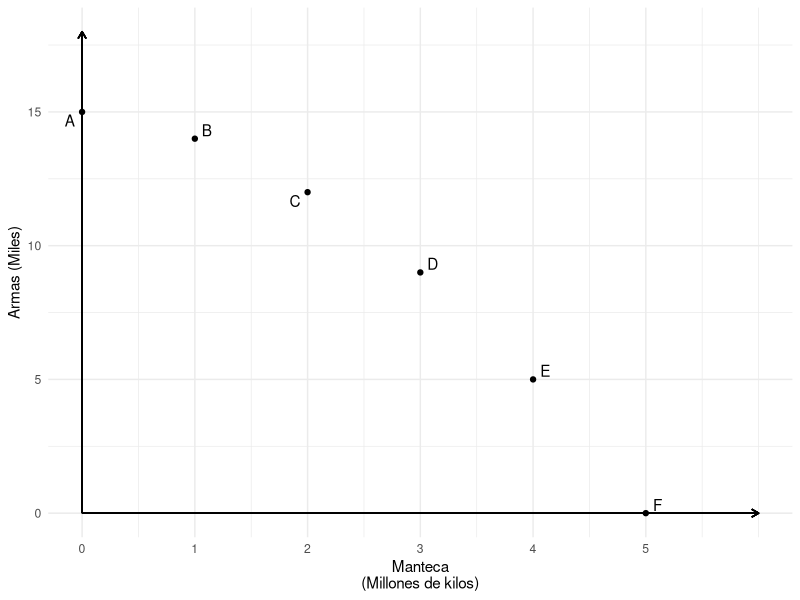
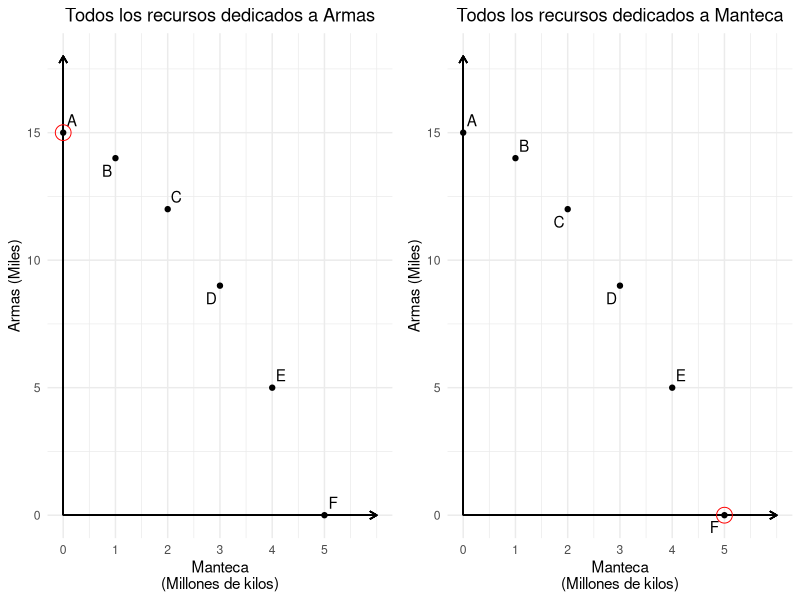
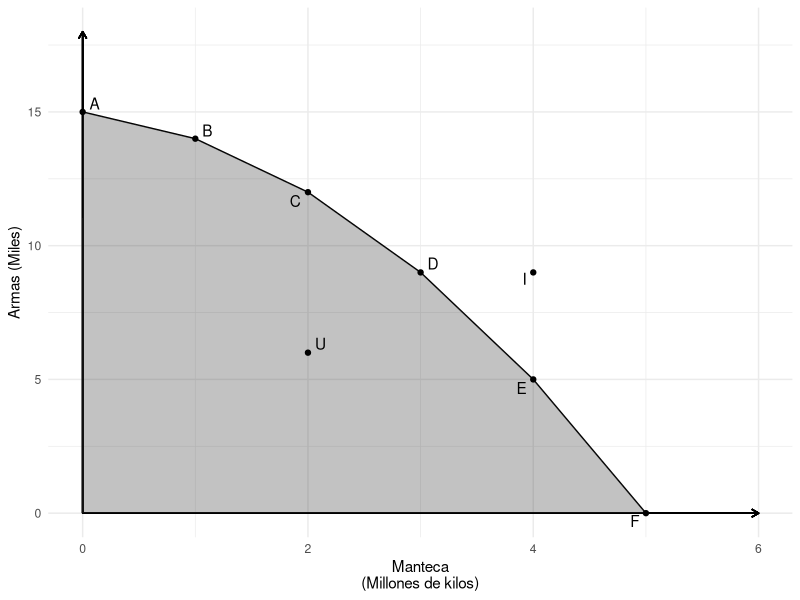
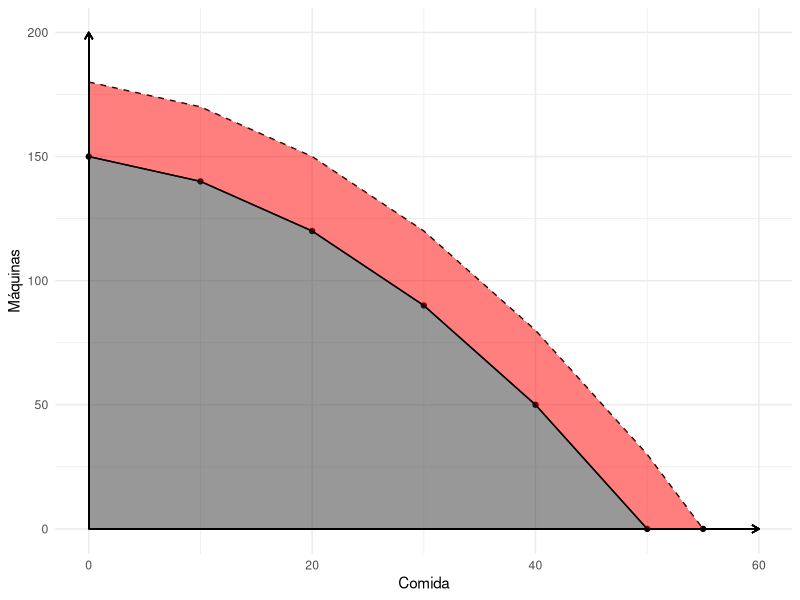

Recreate these plots in R, in order.
## ---- chunk 1
knitr::opts_chunk$set(echo = FALSE)
library(tidyverse)
library(ggrepel)
library(cowplot)
library(knitr)

theme_set(theme_minimal() + 
            theme(plot.title = element_text(hjust = 0.5)))

## ---- chunk 2
# Table 1.1
table_1 <- tibble(manteca = 0:5,
                  armas = c(15, 14, 12, 9, 5, 0),
                  labs = LETTERS[1:6])


fig_1 <- ggplot(table_1, aes(manteca, armas)) + 
  geom_point() + 
  geom_segment(aes(x = 0, y = 0, xend = 0, yend = 18),          arrow = arrow(length=unit(0.2, "cm"))) +
  geom_segment(aes(x=0, y=0, xend = 6, yend = 0), arrow =       arrow(length=unit(0.2, "cm"))) + 
  scale_x_continuous(breaks = c(0:5),
                     labels = c(0:5)) +
  geom_text_repel(aes(label=labs)) + 
  labs(x= "Manteca\n(Millones de kilos)", y="Armas (Miles)")

fig_1

## ---- chunk 3
highlight_A <- fig_1 + 
  geom_point(data = filter(table_1, labs == "A"), alpha =          1, color = "red", size = 5, shape = 21) + 
  labs(title = "Todos los recursos dedicados a Armas")

highlight_B <- fig_1 + 
  geom_point(data = filter(table_1, labs == "F"), alpha =               1, color = "red", size = 5, shape = 21) + 
  labs(title = "Todos los recursos dedicados a Manteca")

plot_grid(highlight_A, highlight_B)
## ---- chunk 4
fig_2_data <- bind_rows(table_1,
  tibble(manteca = c(4, 2),
                       armas = c(9, 6),
                       labs = c("I", "U")))

ggplot(fig_2_data, aes(manteca, armas)) + 
  geom_segment(aes(x = 0, y = 0, xend = 0, yend = 18), arrow = arrow(length=unit(0.2, "cm"))) +
  geom_segment(aes(x=0, y=0, xend = 6, yend = 0), arrow = arrow(length=unit(0.2, "cm"))) +
  geom_line(data = table_1) + 
  geom_area(data = table_1, alpha = 0.3) + 
  geom_point() + 
  geom_text_repel(aes(label=labs)) + 
  labs(x= "Manteca\n(Millones de kilos)", y="Armas (Miles)")

## ---- chunk 5
df <- tribble(
  ~food, ~machines,   ~lab,
  0,      150,        "A",  
  10,     140,        "B",
  20,     120,        "C",
  30,     90,         "D",
  40,     50,         "E",
  50,     0,          "F"
) %>% 
    mutate(machines_2 = machines + 30) %>% 
  bind_rows(c(machines=0, machines_2=0, food = 55 ))


# Figure 3 - Crecimiento Economico
ggplot(df, aes(x=food, y=machines)) + 
  geom_point() + 
  geom_line() + 
  geom_line(aes(x=food, y = machines_2), lty="dashed") + 
  geom_ribbon(aes(ymin = 0, ymax=machines), alpha = 0.5) + 
  geom_ribbon(aes(ymin = machines, ymax = machines_2), alpha = 0.5, fill = "red") +
  geom_line(aes(x=food, y=machines)) + 
  geom_segment(aes(x = 0, y = 0, xend = 0, yend = 200), arrow = arrow(length=unit(0.2, "cm"))) +
  geom_segment(aes(x=0, y=0, xend = 60, yend = 0), arrow = arrow(length=unit(0.2, "cm"))) +
  labs(x="Comida", y= "Máquinas")

